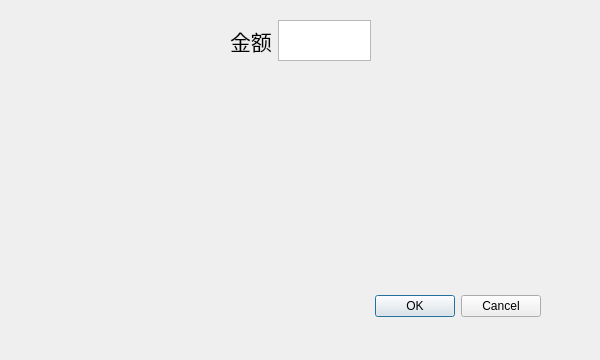
<?xml version="1.0" encoding="UTF-8"?>
<ui version="4.0">
 <class>RechargeWindows</class>
 <widget class="QDialog" name="RechargeWindows">
  <property name="geometry">
   <rect>
    <x>0</x>
    <y>0</y>
    <width>600</width>
    <height>360</height>
   </rect>
  </property>
  <property name="windowTitle">
   <string>Dialog</string>
  </property>
  <widget class="QDialogButtonBox" name="buttonBox">
   <property name="geometry">
    <rect>
     <x>200</x>
     <y>290</y>
     <width>341</width>
     <height>32</height>
    </rect>
   </property>
   <property name="orientation">
    <enum>Qt::Horizontal</enum>
   </property>
   <property name="standardButtons">
    <set>QDialogButtonBox::Cancel|QDialogButtonBox::Ok</set>
   </property>
  </widget>
  <widget class="QWidget" name="horizontalLayoutWidget">
   <property name="geometry">
    <rect>
     <x>230</x>
     <y>20</y>
     <width>141</width>
     <height>41</height>
    </rect>
   </property>
   <layout class="QHBoxLayout" name="horizontalLayout">
    <item>
     <widget class="QLabel" name="label">
      <property name="font">
       <font>
        <family>Arial</family>
        <pointsize>16</pointsize>
       </font>
      </property>
      <property name="text">
       <string>金额</string>
      </property>
     </widget>
    </item>
    <item>
     <widget class="QTextEdit" name="recharge_number">
      <property name="font">
       <font>
        <family>Arial</family>
        <pointsize>16</pointsize>
       </font>
      </property>
     </widget>
    </item>
   </layout>
  </widget>
  <widget class="QLabel" name="picture1">
   <property name="geometry">
    <rect>
     <x>140</x>
     <y>70</y>
     <width>191</width>
     <height>221</height>
    </rect>
   </property>
   <property name="text">
    <string/>
   </property>
  </widget>
  <widget class="QLabel" name="picture2">
   <property name="geometry">
    <rect>
     <x>310</x>
     <y>70</y>
     <width>191</width>
     <height>221</height>
    </rect>
   </property>
   <property name="text">
    <string/>
   </property>
  </widget>
 </widget>
 <resources/>
 <connections>
  <connection>
   <sender>buttonBox</sender>
   <signal>accepted()</signal>
   <receiver>RechargeWindows</receiver>
   <slot>accept()</slot>
   <hints>
    <hint type="sourcelabel">
     <x>248</x>
     <y>254</y>
    </hint>
    <hint type="destinationlabel">
     <x>157</x>
     <y>274</y>
    </hint>
   </hints>
  </connection>
  <connection>
   <sender>buttonBox</sender>
   <signal>rejected()</signal>
   <receiver>RechargeWindows</receiver>
   <slot>reject()</slot>
   <hints>
    <hint type="sourcelabel">
     <x>316</x>
     <y>260</y>
    </hint>
    <hint type="destinationlabel">
     <x>286</x>
     <y>274</y>
    </hint>
   </hints>
  </connection>
 </connections>
</ui>
